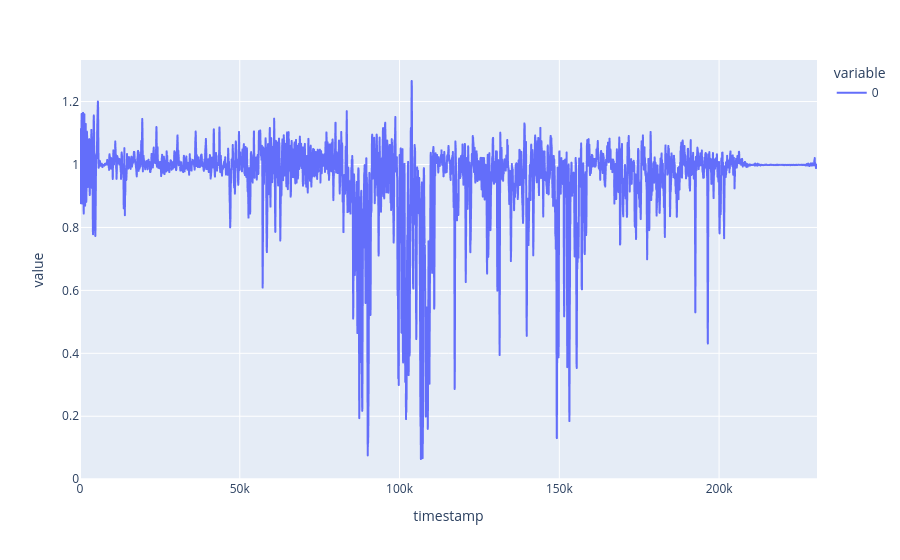

Notebook code for this chart:
### Code cell
px.line(a_mag)

### Figure 1 — Plotly figure (JSON) as saved in the notebook; plotly's stock layout.template omitted (floating-point values rounded to 4 significant figures; data arrays with more than 128 entries replaced by an {"elided": "..."} marker saying what was removed)
{"data": [{"hovertemplate": "variable=0<br>timestamp=%{x}<br>value=%{y}<extra></extra>", "legendgroup": "0", "line": {"color": "#636efa", "dash": "solid"}, "marker": {"symbol": "circle"}, "mode": "lines", "name": "0", "showlegend": true, "type": "scattergl", "x": {"elided": "5767 int values"}, "xaxis": "x", "y": {"elided": "5767 float values"}, "yaxis": "y"}], "layout": {"legend": {"title": {"text": "variable"}, "tracegroupgap": 0}, "margin": {"t": 60}, "xaxis": {"anchor": "y", "domain": [0, 1], "title": {"text": "timestamp"}}, "yaxis": {"anchor": "x", "domain": [0, 1], "title": {"text": "value"}}}}
